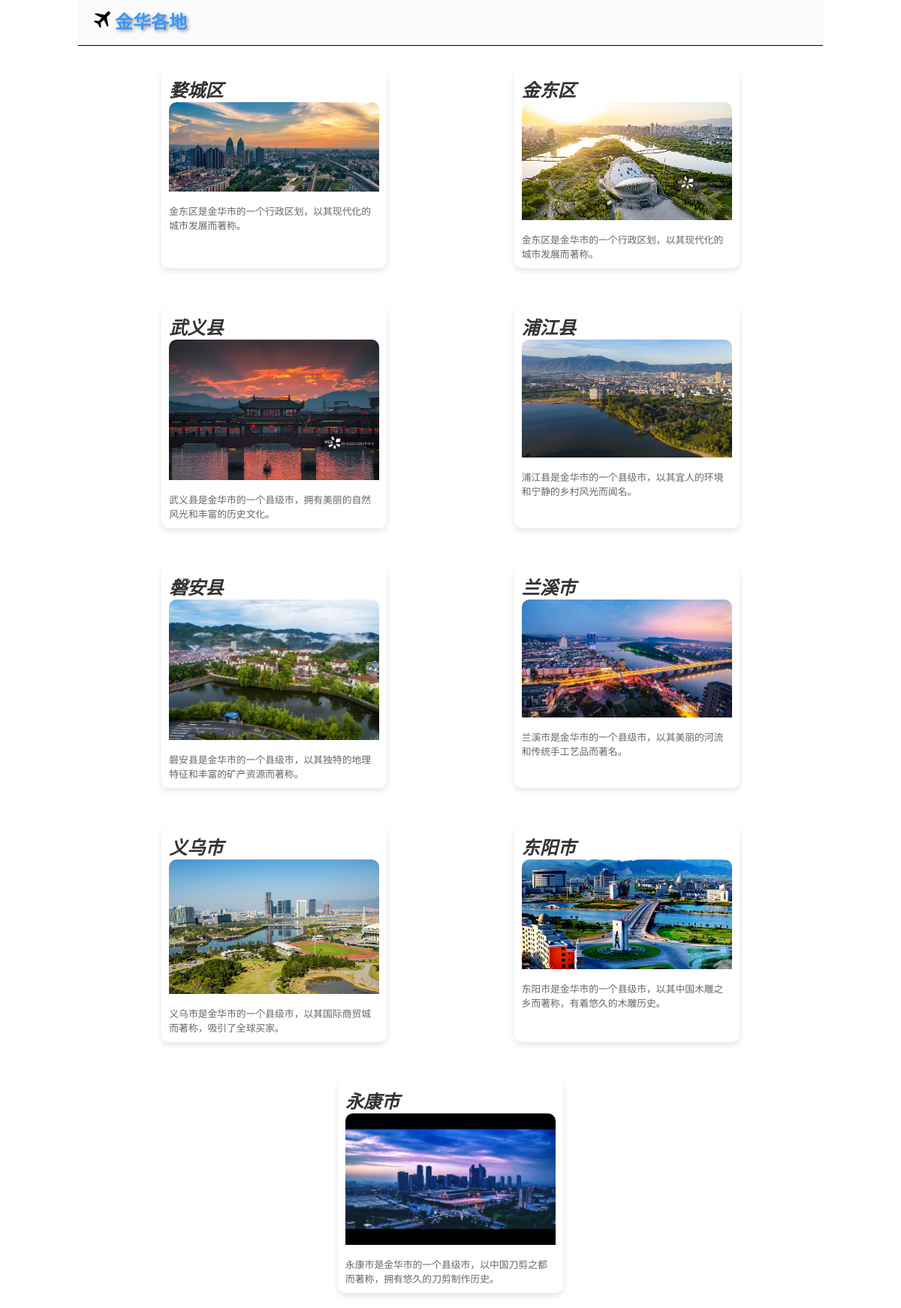
/place.php, run on the app's committed database.
### tables this page shows
CREATE TABLE `regions` (
  `region_id` int(11) NOT NULL,
  `name` varchar(255) DEFAULT NULL,
  `description` text,
  `image_url` varchar(255) DEFAULT NULL
);

### place.php (the view, shortened to what this page needs)
<?php
require "config.php";
$sql = "SELECT * FROM regions";
$result = $conn->query($sql);
?>
<!DOCTYPE html>
<html lang="en">
<head>
    <link rel="stylesheet" href="./css/place.css">
</head>
<body>
    <div class="container">
        <div class="top">
            <img src="./image/flight.png" alt="">
            <h2>
                金华各地
            </h2>
        </div>
        <div class="main">
            <ul>
                <?php
                while ($row = $result->fetch_assoc()) {
                    echo '<li class="region" data-region-id="' . $row['region_id'] . '">';
                    echo '<a href="place_detail copy.php?region_id=' . $row['region_id'] . '" target="_blank">';
                    echo '<h3>';
                    echo $row['name'];
                    if (!empty($row['image_url'])) {
                        echo '<img src="' . $row['image_url'] . '" alt="Region Image">';
                    }
                    echo '</h3>';
                    echo '<p>' . $row['description'] . '</p>';
                    echo '</a>';
                    echo '</li>';
                }
                ?>
            </ul>
        </div>
    </div>
</body>
</html>

### css/place.css (style rules this page uses)
* { padding: 0px; margin: 0 auto; }
.container { width: 90%; background-color: #ffffff; }
.top { width: 90%; height: 60px; padding-left: 20px; line-height: 60px; border-bottom: 1px solid black; background-color: rgba(210, 210, 212, 0.1); }
.top img { width: 25px; height: 25px; }
.top h2 { display: inline-block; color: #3a98f5; text-shadow: 2px 2px 4px rgba(0, 0, 0, 0.4); font-family: 'Arial', sans-serif; }
.main { width: 86%; margin-top: 10px; }
.main ul { list-style: none; padding: 0; display: flex; flex-wrap: wrap; gap: 10px; justify-content: space-around; }
.region { background: #fff; color: #333; border-radius: 10px; overflow: hidden; box-shadow: 0 4px 8px rgba(0, 0, 0, 0.1); transition: transform 0.3s ease-in-out, box-shadow 0.3s ease-in-out, background-color 0.3s ease-in-out; cursor: pointer; width: 300px; margin: 20px; position: relative; }
img { width: 100%; height: auto; border-radius: 10px 10px 0 0; transition: transform 0.3s ease-in-out; }
h3 { font-size: 1.5em; font-style: italic; margin: 10px; text-align: left; transition: color 0.3s ease-in-out; }
p { font-size: 0.8em; margin: 10px; color: #666; text-align: left; transition: font-size 0.3s ease-in-out; }
a { text-decoration: none; color: inherit; }

### data on the page
regions: name "婺城区", image_url (picture), description "金东区是金华市的一个行政区划，以其现代化的城市发展而著称。"
regions: name "金东区", image_url (picture), description "金东区是金华市的一个行政区划，以其现代化的城市发展而著称。"
regions: name "武义县", image_url (picture), description "武义县是金华市的一个县级市，拥有美丽的自然风光和丰富的历史文化。"
regions: name "浦江县", image_url (picture), description "浦江县是金华市的一个县级市，以其宜人的环境和宁静的乡村风光而闻名。"
regions: name "磐安县", image_url (picture), description "磐安县是金华市的一个县级市，以其独特的地理特征和丰富的矿产资源而著称。"
regions: name "兰溪市", image_url (picture), description "兰溪市是金华市的一个县级市，以其美丽的河流和传统手工艺品而著名。"
regions: name "义乌市", image_url (picture), description "义乌市是金华市的一个县级市，以其国际商贸城而著称，吸引了全球买家。"
regions: name "东阳市", image_url (picture), description "东阳市是金华市的一个县级市，以其中国木雕之乡而著称，有着悠久的木雕历史。"
regions: name "永康市", image_url (picture), description "永康市是金华市的一个县级市，以中国刀剪之都而著称，拥有悠久的刀剪制作历史。"
